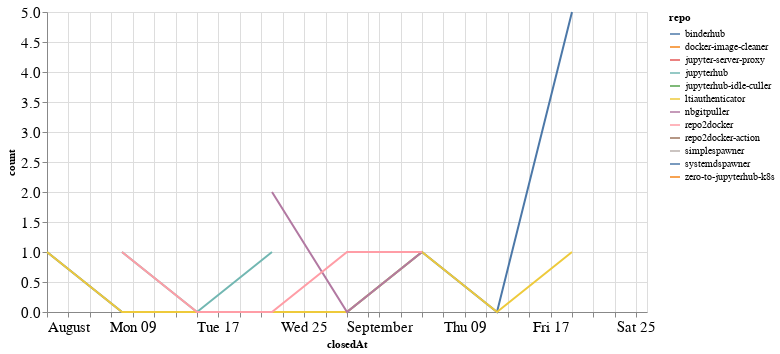

Source (notebook cell):
### Code cell
closed_by_time = closed_by.groupby('repo').resample('W', on='closedAt').count()['author'].reset_index()
closed_by_time = closed_by_time.rename(columns={'author': 'count'})

alt.Chart(closed_by_time, width=600).mark_line().encode(
    x='closedAt',
    y='count',
    color='repo',
    tooltip="repo"
)

### Figure 1 — Vega-Lite specification as saved in the notebook (floating-point values rounded to 4 significant figures)
{"config": {"axisLeft": {"labelFontSize": 15}, "axisBottom": {"labelFontSize": 15}}, "data": {"name": "data-70afcb746ac4ad840c5cab48c2787435"}, "mark": "line", "encoding": {"color": {"type": "nominal", "field": "repo"}, "tooltip": {"type": "nominal", "field": "repo"}, "x": {"type": "temporal", "field": "closedAt"}, "y": {"type": "quantitative", "field": "count"}}, "width": 600, "$schema": "https://vega.github.io/schema/vega-lite/v4.8.1.json", "datasets": {"data-70afcb746ac4ad840c5cab48c2787435": [{"repo": "binderhub", "closedAt": "2021-08-01T00:00:00", "count": 1}, {"repo": "binderhub", "closedAt": "2021-08-08T00:00:00", "count": 0}, {"repo": "binderhub", "closedAt": "2021-08-15T00:00:00", "count": 0}, {"repo": "binderhub", "closedAt": "2021-08-22T00:00:00", "count": 0}, {"repo": "binderhub", "closedAt": "2021-08-29T00:00:00", "count": 0}, {"repo": "binderhub", "closedAt": "2021-09-05T00:00:00", "count": 1}, {"repo": "binderhub", "closedAt": "2021-09-12T00:00:00", "count": 0}, {"repo": "binderhub", "closedAt": "2021-09-19T00:00:00", "count": 5}, {"repo": "docker-image-cleaner", "closedAt": "2021-09-19T00:00:00", "count": 2}, {"repo": "jupyter-server-proxy", "closedAt": "2021-08-29T00:00:00", "count": 2}, {"repo": "jupyterhub", "closedAt": "2021-08-08T00:00:00", "count": 1}, {"repo": "jupyterhub", "closedAt": "2021-08-15T00:00:00", "count": 0}, {"repo": "jupyterhub", "closedAt": "2021-08-22T00:00:00", "count": 1}, {"repo": "jupyterhub-idle-culler", "closedAt": "2021-09-26T00:00:00", "count": 1}, {"repo": "ltiauthenticator", "closedAt": "2021-08-01T00:00:00", "count": 1}, {"repo": "ltiauthenticator", "closedAt": "2021-08-08T00:00:00", "count": 0}, {"repo": "ltiauthenticator", "closedAt": "2021-08-15T00:00:00", "count": 0}, {"repo": "ltiauthenticator", "closedAt": "2021-08-22T00:00:00", "count": 0}, {"repo": "ltiauthenticator", "closedAt": "2021-08-29T00:00:00", "count": 0}, {"repo": "ltiauthenticator", "closedAt": "2021-09-05T00:00:00", "count": 1}, {"repo": "ltiauthenticator", "closedAt": "2021-09-12T00:00:00", "count": 0}, {"repo": "ltiauthenticator", "closedAt": "2021-09-19T00:00:00", "count": 1}, {"repo": "nbgitpuller", "closedAt": "2021-08-22T00:00:00", "count": 2}, {"repo": "nbgitpuller", "closedAt": "2021-08-29T00:00:00", "count": 0}, {"repo": "nbgitpuller", "closedAt": "2021-09-05T00:00:00", "count": 1}, {"repo": "repo2docker", "closedAt": "2021-08-08T00:00:00", "count": 1}, {"repo": "repo2docker", "closedAt": "2021-08-15T00:00:00", "count": 0}, {"repo": "repo2docker", "closedAt": "2021-08-22T00:00:00", "count": 0}, {"repo": "repo2docker", "closedAt": "2021-08-29T00:00:00", "count": 1}, {"repo": "repo2docker", "closedAt": "2021-09-05T00:00:00", "count": 1}, {"repo": "repo2docker-action", "closedAt": "2021-09-19T00:00:00", "count": 1}, {"repo": "simplespawner", "closedAt": "2021-08-01T00:00:00", "count": 1}, {"repo": "systemdspawner", "closedAt": "2021-08-08T00:00:00", "count": 1}, {"repo": "zero-to-jupyterhub-k8s", "closedAt": "2021-09-26T00:00:00", "count": 1}]}}
